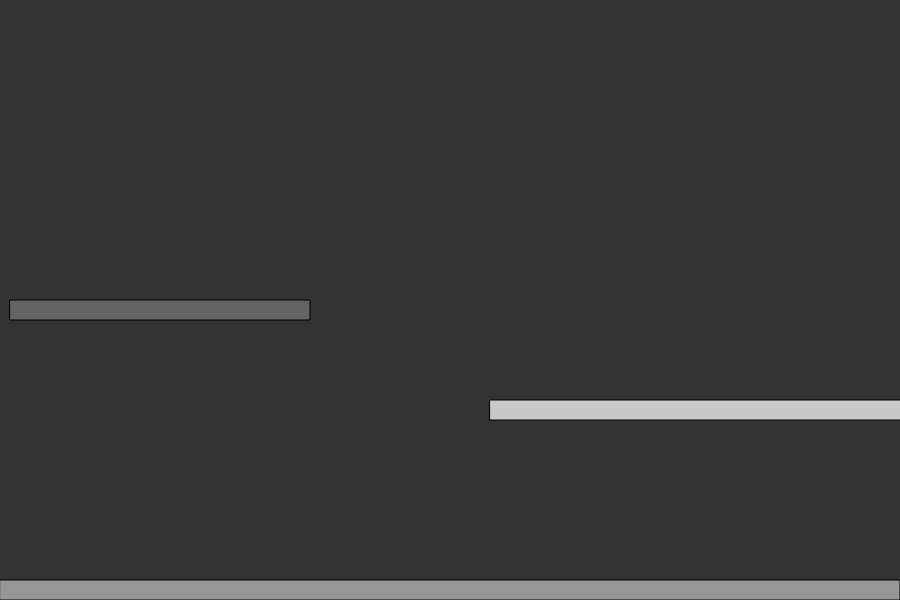
Frame 1 (no input)
Frame 60 (no input): identical to frame 1, image omitted
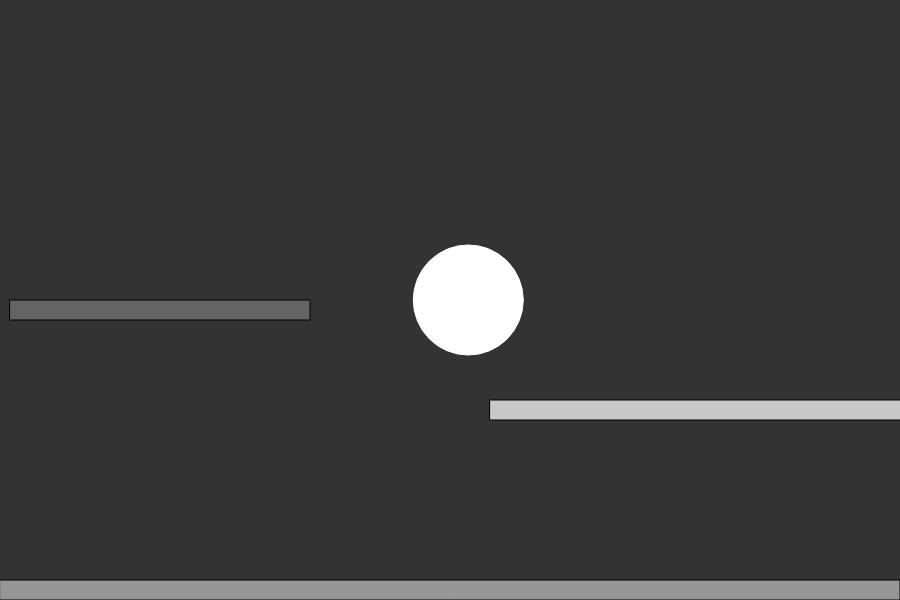
Frame 120 (the mouse pressed at the canvas centre since frame 60)

The p5.js sketch that drew these frames (run headless with seeded random() and noise() and a simulated clock; from frame 60 on, the mouse is pressed at the canvas centre):

// p5.js sketch
// ── sketch.js
var population;
var walls;
var targetIndex;
var canCreate;

var physicsEngineLoop;

function setup() {
	createCanvas(900, 600);
	population = [];
	walls = [];
	targetIndex = null;
	canCreate = true;
	walls.push(new Wall(createVector(10, 300), 300, 20, 100));
	walls.push(new Wall(createVector(width - 410, 400), 450, 20, 200));
	walls.push(new Wall(createVector(0, height - 20), width, 20, 150));

	physicsEngineLoop = 5;
}

function draw() {
	background(51);

	for (var i = 0; i < walls.length; i++) {
		walls[i].show();
	}

	//Main loop
	for (var i = 0; i < population.length; i++) {
		population[i].update();
		if(targetIndex == null){
			if(population[i].isMouseOn()){
				population[i].r = 55;
				canCreate = false;
			} else{
				population[i].r = 50;
				canCreate = true;
			}
		}
		population[i].show();
	}

	if(targetIndex != null){
		population[targetIndex].pos = createVector(mouseX, mouseY);
	}

	//Collision between balls
	for (var p = 0; p < physicsEngineLoop; p++) {
		for (var i = 0; i < population.length; i++) {
			for (var j = 0; j < population.length; j++) {
				if(i != j){
					var dis = dist(population[i].pos.x, population[i].pos.y, population[j].pos.x, population[j].pos.y)
					var radius = (population[i].r + population[j].r)*(population[i].r + population[j].r);
					if(dis * dis <= radius){
						console.log("contact between " + i + " and " + j);
					}
				}
			}
		}
		//Collision with walls
		for (var i = 0; i < population.length; i++) {
			for (var j = 0; j < walls.length; j++) {
				//if(population[i].x)
			}
		}
	}
}

function mousePressed(){
	if(mouseX > 0 && mouseX < width && mouseY > 0 && mouseY < height)
	{
		for (var i = 0; i < population.length; i++) {
			if(population[i].isMouseOn()){
				canCreate = false;
				if(targetIndex == null){
					targetIndex = i;
				} else {
					targetIndex = null;
				}
			}
		}

		if(canCreate){
			population.push(new Ball(createVector(mouseX, mouseY), 50));
			canCreate == true;
		}
	}
}
// ── classes.js
function Ball(startingPos, _radius){
	if(startingPos){
		this.pos = startingPos;
	} else{
		this.pos = p5.Vector.random2D();
	}
	
	this.vel = createVector();
	this.acc = createVector();
	this.gravity = createVector(0.01, 0);
	this.col = (255, 255, 255);
	if(_radius){
		this.r = _radius;
	} else{
		this.r = 25;
	}
	
	this.applyForce = function(force){
		this.acc.add(force);
	}

	this.update = function(){
		this.applyForce(this.gravity);
		this.vel.add(this.acc);
		this.pos.add(this.vel);
		this.acc.mult(0);

		if(this.pos.x > width){
			this.pos.x = 0;
		}
		if(this.pos.x < 0){
			this.pos.x = width;
		}
		if(this.pos.y > height){
			this.pos.y = 0;
		}
		if(this.pos.y < 0){
			this.pos.y = height;
		}
	}

	this.show = function(){
		push();
		rotate(this.vel.heading());
		fill(this.col);
		stroke(255);
		ellipse(this.pos.x, this.pos.y, 2*this.r);
		pop();
	}

	this.isMouseOn = function(){
		var dis = dist(mouseX, mouseY, this.pos.x, this.pos.y);
		if( dis * dis <= (this.r)*(this.r)){
			return true;
		}
		else{
			return false;
		}
	}
}

function Wall(position, _width, _height, _color){
	this.pos = position;
	this.w = _width;
	this.h = _height;
	this.col = _color;

	this.show = function(){
		fill(this.col);
		stroke(0);
		rect(this.pos.x, this.pos.y, this.w, this.h );
	}
}
